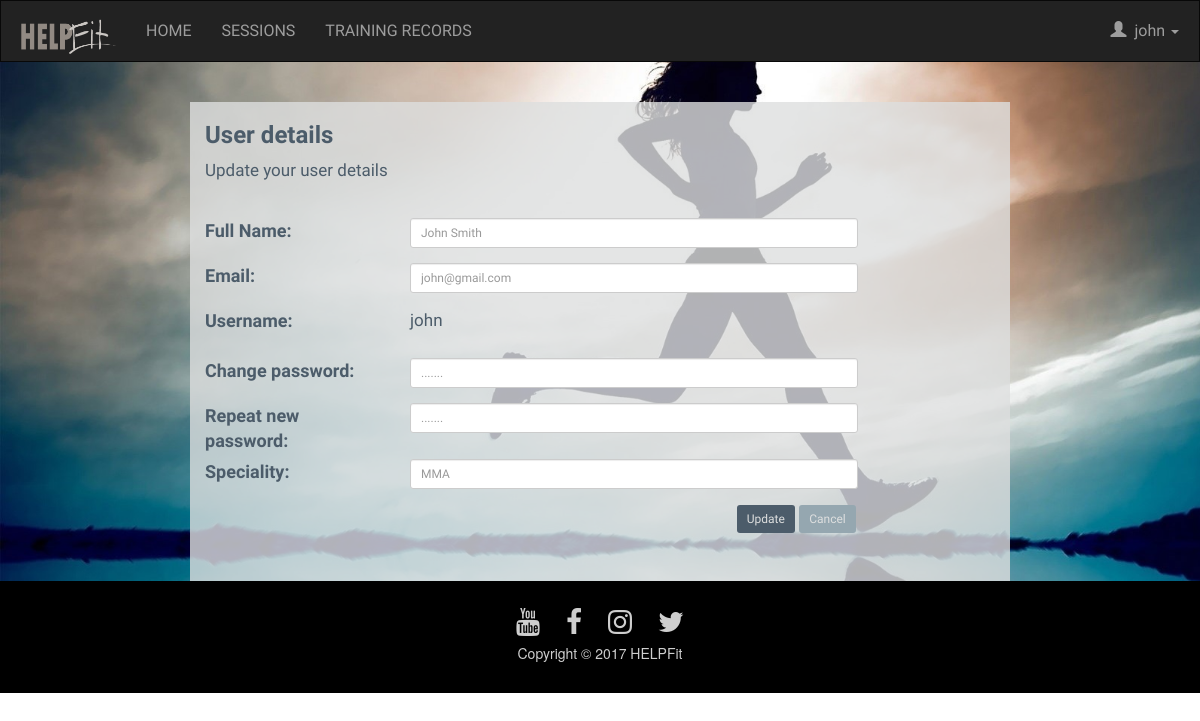
The app's page /userdetailstrainer.php?username=john with its own data.
### tables this page shows
CREATE TABLE `user` (
  `username` varchar(50) NOT NULL,
  `password` varchar(20) NOT NULL,
  `fullname` varchar(50) NOT NULL,
  `email` varchar(30) NOT NULL
);

CREATE TABLE `trainer` (
  `username` varchar(50) NOT NULL,
  `speciality` varchar(50) NOT NULL
);

### userdetailstrainer.php (the view, shortened to what this page needs)
<?php
$con = new mysqli('localhost','root','','HELPFit');
$username = $_GET['username'];
$sql1 = "SELECT username, fullname, email FROM user where username = '$username'";
$result = $con->query($sql1);
$sql2 = "SELECT username, speciality FROM trainer where username = '$username'";
$result2 = $con->query($sql2);
 ?>
<html>
<head>
  <link href="css/bootstrap.min.css" rel="stylesheet">
  <link href="css/font-awesome.min.css" rel="stylesheet">
  <link rel="stylesheet" type="text/css" href="HELPFit.css">
</head>
<body>
<div id="userdetailsbg">
  <nav id="navbar" class="navbar navbar-inverse">
  <div class="container-fluid">
    <div class="navbar-header">
      <a class="navbar-brand" href="homepage.php"><img id="logo" src="fitnessLogo.png"></a>
    </div>
    <div class="collapse navbar-collapse" id="myNavbar">
    <ul class="nav navbar-nav">
      <li><a href="homepage.php">HOME</a></li>
      <li><a href="recordNewTrainingSession.php">SESSIONS</a></li>
      <li><a href="viewtrainingrecordstrainer.php">TRAINING RECORDS</a></li>
    </ul>
    <ul class="nav navbar-nav navbar-right">
        <li class="dropdown"><a href="#"class="dropdown-toggle" data-toggle="dropdown">
          <span class="glyphicon glyphicon-user"></span> &nbsp;<?php echo $_SESSION["username"]; ?>
          <span class="caret"></span></a>
          </a></li>
    </ul>
  </div>
</div>
</nav>
<br>
<div class="row">
<div id="userdetails" class="container col-sm-8 col-sm-offset-2 col-xs-10 col-xs-offset-1">
  <h3 id="pagetitle"> User details </h3>
  <p id="grey"> Update your user details</p><br>
  <div class="updatedetails">
    <form name="updateform" action="updatetrainer.php" method="post">
      <?php
                while($row = $result->fetch_assoc()){
      ?>
    <div class="row">
      <label class="col-xs-12 col-sm-3">Full Name:</label>
      <div class="form-group col-sm-7 col-xs-9">
          <input type="text" name="fullname" class="form-control input-sm" id="inputFullname" placeholder="<?php echo $row['fullname'];?>">
      </div>
    </div>
    <div class="row">
      <label class="col-xs-12 col-sm-3">Email:</label>
      <div class="form-group col-sm-7 col-xs-9">
          <input type="text" name="email" class="form-control input-sm" id="inputEmail" placeholder="<?php echo $row['email'];?>">
      </div>
    </div>
    <div class="row">
      <label class="col-xs-12 col-sm-3">Username:</label>
      <div class="form-group col-sm-7 col-xs-12">
        <?php echo('<p id="grey">'.$username.'</p>'); ?>
      </div>
    </div>
    <div class="row">
      <label class="col-xs-12 col-sm-3">Change password:</label>
      <div class="form-group col-sm-7 col-xs-9">
          <input type="password" name="password" class="form-control input-sm" id="inputPassword" placeholder="......."
          oninput="repeatpassword()">
      </div>
    </div>
    <div class="row">
      <label class="col-xs-12 col-sm-3">Repeat new password:</label>
      <div class="form-group col-sm-7 col-xs-9">
          <input type="password" name="repeatpassword" class="form-control input-sm" id="inputrepeatPassword" placeholder=".......">
      </div>
    </div>
    <?php
  }
              while($row = $result2->fetch_assoc()){
    ?>
    <div class="row">
      <label class="col-xs-12 col-sm-3">Speciality:</label>
      <div class="form-group col-sm-7 col-xs-9">
          <input type="text" name="speciality" class="form-control input-sm" id="inputSpeciality" placeholder="<?php echo $row['speciality'];?>">
      </div>
    </div>
    <?php
  }
  ?>
    <div class="row">
      <div class="col-sm-offset-8 col-xs-offset-6">
    <button id="btn1" name="updatebtn" type="submit" class="btn-success btn-sm" onclick="validateForm2()"> Update </button>
    <button id="btn2" name="cancelbtn" type="submit" class="btn-secondary btn-sm" onclick="location.href='homepage.html';"> Cancel </button>
  </div>
</form>
</div>
</div>
</div>
</div>
<footer>
    <br>
    <table align="center">
      <tr><td>
          <a id="iconcolor" class ="btn btn-social-icon btn-youtube" href="http://youtube.com//">
            <span class="fa fa-youtube fa-2x"></span></a>
        </td>
        <td>
          <a id="iconcolor" class ="btn btn-social-icon btn-facebook" href="http://facebook.com//">
            <span class="fa fa-facebook fa-2x"></span>
          </a>
        </td>
        <td>
          <a id="iconcolor" class ="btn btn-social-icon btn-instagram" href="http://instagram.com//">
            <span class="fa fa-instagram fa-2x"></span>
          </a>
        </td>
        <td>
          <a id="iconcolor" class ="btn btn-social-icon btn-twitter" href="http://twitter.com//">
            <span class="fa fa-twitter fa-2x"></span>
          </a>
        </td>
      </tr>
      </table>
     <p id="copyright"class="text-center">Copyright &copy; 2017 HELPFit</p>
     <br>
</footer>
</body>
</html>

### HELPfit.css (style rules this page uses)
body { overflow-x: hidden; }
#logo { width:100; height:auto; }
#mynavbar { font-size: 16px; margin:0; padding: 5px 5px; overflow-x: hidden; }
#navbar { border-radius: 0; font-family: 'Mallanna', sans-serif; }
#grey { font-family: 'Catamaran', sans-serif; color:#4C5C6A; font-size: 17px; }
#pagetitle { font-family: 'Catamaran', sans-serif; color:#4C5C6A; font-weight: bold; }
#copyright { color:#CECECE; }
#iconcolor { color:#CECECE; }
p { color:black; }
footer { background-color: black; position:relative; bottom: 0; width:100%; }
#userdetailsbg { background-image: url("fitnesspic1.jpg"); background-size:cover; height:auto; }
#userdetails { background-color: rgba(222,223,223,0.8); height:auto; padding-bottom: 30px; font-family: 'Mallanna', sans-serif; font-size: 18px; color: #4C5C6A; }
#btn1 { background-color: #4C5C6A; color: #DEDFDF; border-style:none; }
#btn2 { background-color: #95A7B0; color: #DEDFDF; border-style:none; box-shadow: 0; }

### records on screen
user: fullname "John Smith", email "john@gmail.com"
trainer: speciality "MMA"

### other values on screen
$_SESSION["username"] "john"
